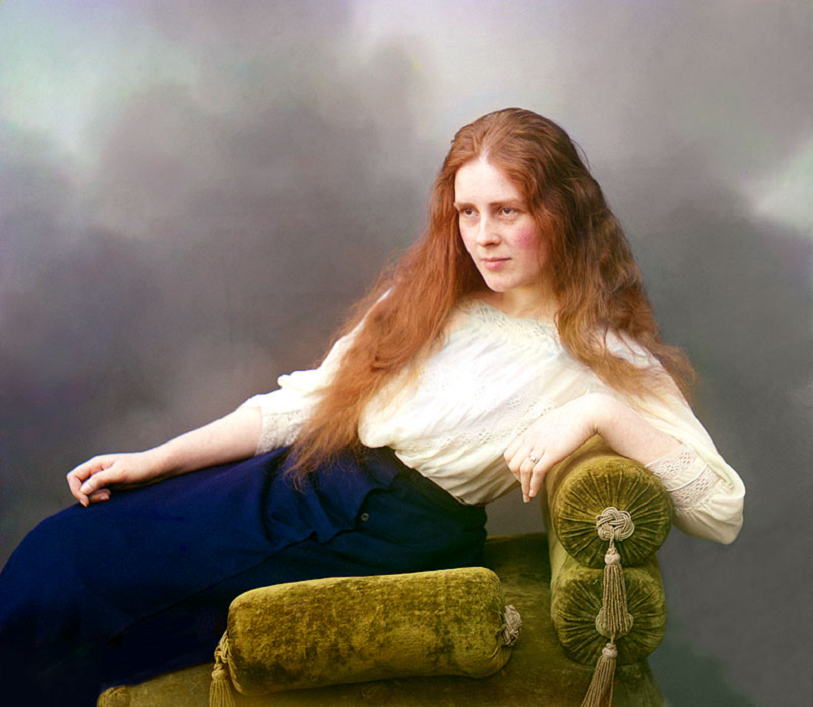
#> input picture color to grey/model.ppm, 813 x 707 px
$ python ppm2Grey.py
#> lines starting #> are read from the running program, lines starting #| are printed output that depends on the picture
import array
import os
import numpy as np
import random
from PIL import Image

class PPM2grey:
    def __init__(self):
        #self.real_image=None
        self.width=None
        self.height=None
        self.real_arr=None

        self.pgm_buff=None
        self.ppm_buff=None


        self.ppm_ready=True
        self.pgm_ready=True


    def ppm_read(self,file):
            #Importing ppm image file using PIL module
#> called with file = 'model.ppm'
            real_image=Image.open(file)
#> real_image is the input picture: PIL image 813x707 RGB; mean R, G, B 125.2, 115.5, 104

            #Converting ppm image file into 3-D array using numpy module
            real_image_arr=np.asarray(real_image)
            self.real_arr=real_image_arr.copy()

            #getting the height and width of the ppm image
            shape = real_image_arr.shape
#> shape = (707, 813, 3)

            self.height = shape[0]
#> self.height = 707
            self.width =  shape[1]
#> self.width = 813


    def ppm_togrey(self):

        if self.width and self.height:

            #creating a copy of the 3-D array of the ppm image
            ppm_buffer = self.real_arr

            #creating a 1-D array for the pgm image
            pgm_buffer = array.array('B')

            #Applying luminosity method on the copied array

            index=0
            for i in range(self.height):
                    for j in range(self.width):

                        #---------------------for ppm 3-D array---------------------------------
                        for_red_channel  =  self.real_arr[i][j][0]*0.21

                        for_green_channel =  self.real_arr[i][j][1]*0.71

                        for_blue_channel  =  self.real_arr[i][j][2]*0.07

                        #adding all modified values of RGB channels
                        lumionsity_val= int(for_red_channel + for_green_channel + for_blue_channel)

                        #modifying pixel values at Red channel of 3-D array of the image
                        ppm_buffer[i][j][0]  =  lumionsity_val

                        #modifying pixel values at Green channel of 3-D array of the image
                        ppm_buffer[i][j][1]  =  lumionsity_val

                        #modifying pixel values at Blue channel of 3-D array of the image
                        ppm_buffer[i][j][2]  =  lumionsity_val


                        #---------------------for pgm 1-D array-----------------------------------

                        pgm_buffer.append(lumionsity_val)

                    index+=self.width
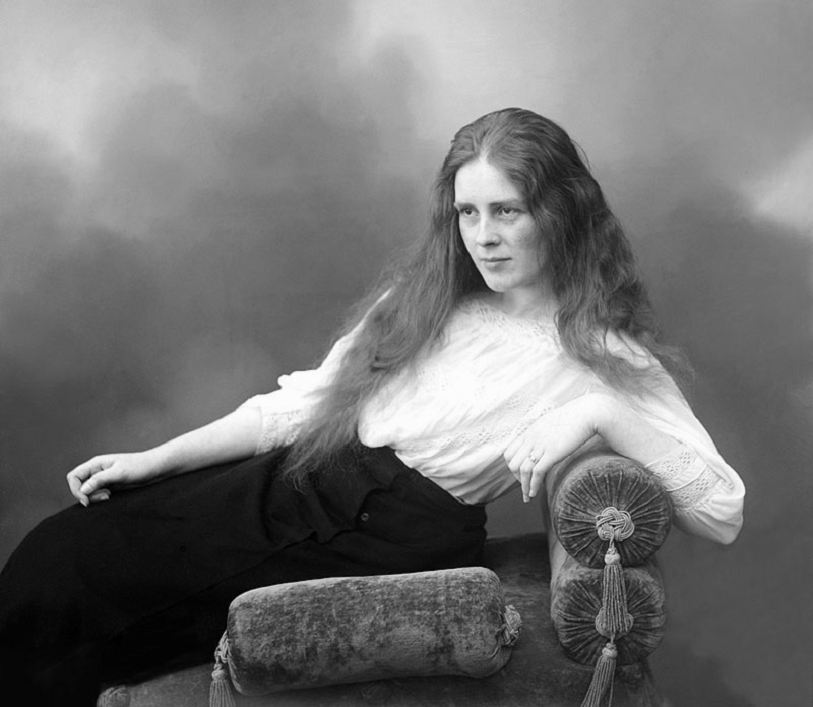
#> ppm_buffer: shape (707, 813, 3); min 0, max 252, mean 115.1
#> after the loop, index = 574791


            self.ppm_buff=ppm_buffer
            self.pgm_buff=pgm_buffer

            self.ppm_ready=True
            self.pgm_ready=True


    def pgm_write(self):
        if self.pgm_ready:


            #creating an output file for pgm greyscale image
            pgm_grey = 'Grey_luminosity.pgm'


            #opening the output file
            fout_pgm=open(pgm_grey,'wb')


            # define PGM Header with magic number P5
            pgmHeader = 'P5' + '\n' + str(self.width) + '  ' + str(self.height) + '  ' + str(255) + '\n'
            #encode() for converting pgmheader from 'string' type to 'byte', and writing it in the output file
            fout_pgm.write(pgmHeader.encode())

            self.pgm_buff.tofile(fout_pgm)

            fout_pgm.close()
            Image.open(pgm_grey)


    def ppm_write(self):
        if self.ppm_ready:
            #creating an output file for ppm greyscale image

            ppm_grey = 'Grey_luminosity.ppm'

            #opening the output file
            fout_ppm=open(ppm_grey,'wb')


            # define PPM Header with magic number P6
            ppmHeader = 'P6' + '\n' + str(self.width) + '  ' + str(self.height) + '  ' + str(255) + '\n'
            #encode() for converting ppmheader from 'string' type to 'byte', and writing it in the output file
            fout_ppm.write(ppmHeader.encode())

            self.ppm_buff.tofile(fout_ppm)

            fout_ppm.close()
            Image.open(ppm_grey)


    def pgm_free(self):
        if self.pgm_ready:
            os.remove('Grey_luminosity.pgm')
            self.pgm_ready=False
            self.pgm_buff=None

        else:
            print('files does not exist!')


    def ppm_free(self):
        if self.ppm_ready:
            os.remove('Grey_luminosity.ppm')
            self.ppm_ready=False
            self.ppm_buff=None

        else:
            print('file does not exist!')


if __name__=='__main__':
    file='model.ppm'
    new_obj=PPM2grey()
    new_obj.ppm_read(file)
    new_obj.ppm_togrey()
    new_obj.ppm_write()
    new_obj.pgm_write()
